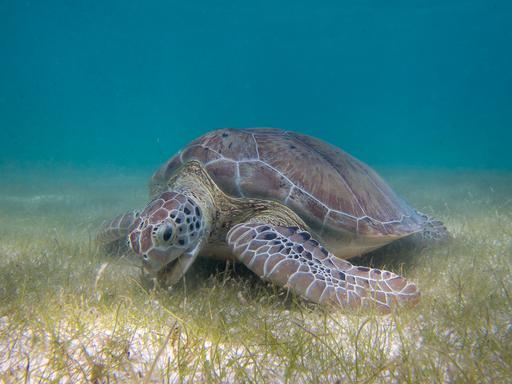
#> input picture models-master/research/nst_blogpost/Green_Sea_Turtle_grazing_seagrass.jpg, 512 x 384 px, given in place of Comp 7.mp4, which was not available
$ jupyter execute --allow-errors '1.2 Customized Object Detection - Video.ipynb'   (shell and % lines are left out)   (older library calls are emulated)
#> lines starting #> are read from the running program, lines starting #| are printed output that depends on the picture; after the words box and inside, x2 and y2 are one past the last pixel; in counts of white or black regions, pixels touching at a corner belong together; pictures that were not available may be replaced by others from this repository, and a replacement may not be noted
[cell 1]
import numpy as np
import os
import six.moves.urllib as urllib
import sys
import tarfile
import tensorflow as tf
import zipfile
import pathlib

from collections import defaultdict
from io import StringIO
from matplotlib import pyplot as plt
from PIL import Image
from IPython.display import display

from object_detection.utils import ops as utils_ops
from object_detection.utils import label_map_util
from object_detection.utils import visualization_utils as vis_util

[cell 2]
utils_ops.tf = tf.compat.v1
tf.gfile = tf.io.gfile

[cell 3]
def load_model(model_name):
#> further down, imgs is the input picture: shape (384, 512, 3); mean B, G, R 128.1, 126.6, 77.3
#> `img=cv2.resize(imgs,(480,340))`:
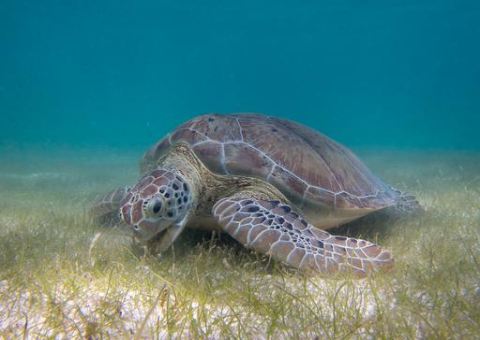
#> img: shape (340, 480, 3); mean B, G, R 128, 126.5, 77.2
#> `gray=cv2.cvtColor(img,cv2.COLOR_BGR2GRAY)`:
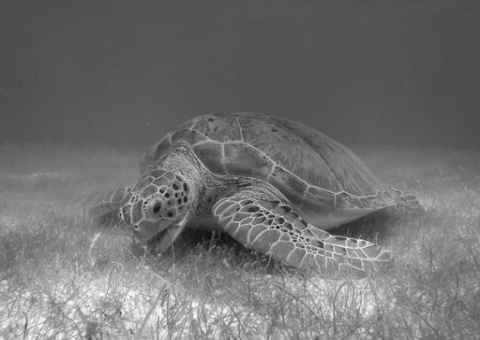
#> gray: shape (340, 480); min 8, max 252, mean 111.9
#> `blur=cv2.blur(gray,(5,5))`:
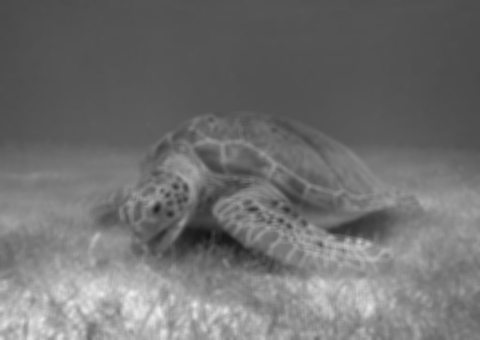
#> blur: shape (340, 480); min 20, max 237, mean 111.9
#> `conv=cv2.filter2D(blur,-1,kernel)`:
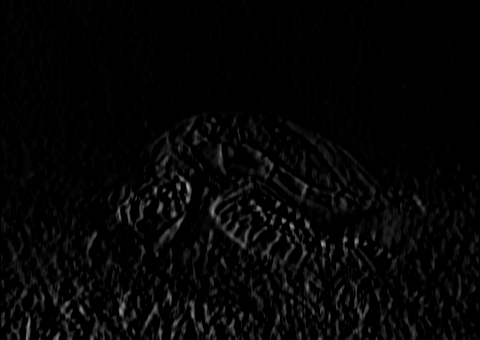
#> conv: shape (340, 480); min 0, max 169, mean 5.5
#> `img[:,fcx]=(0,255,0)`:
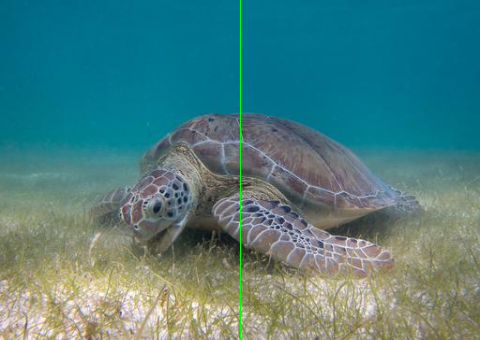
#> img: shape (340, 480, 3); 0.21% of pixels changed, all inside (x1, y1, x2, y2) = (240, 0, 241, 340)
#> after the loop `for i in range(240):`: conv: shape (340, 480); 5.52% of pixels changed, all inside (x1, y1, x2, y2) = (1, 0, 228, 234)
#> after the loop `for i in range(240):`:
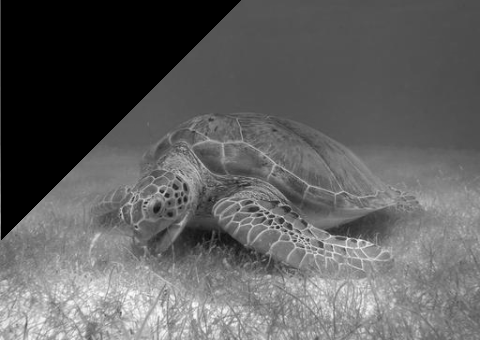
#> gray: shape (340, 480); 17.72% of pixels changed, all inside (x1, y1, x2, y2) = (1, 0, 241, 240)
#> `ret, thresh = cv2.threshold(conv, 50, 255, 0)`:
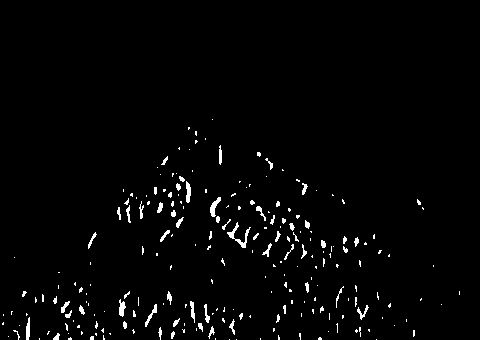
#> thresh: shape (340, 480); 2.1% white in thin lines or dots, all inside (x1, y1, x2, y2) = (2, 119, 460, 340)
#> `contours, hierarchy = cv2.findContours(thresh, cv2.RETR_TREE,cv2.CHAIN..`: contours = 229 contours, 203 with area under 20; largest, box (x1, y1, x2, y2) and area: (227, 222, 251, 248) 101, (210, 197, 221, 217) 74, (186, 181, 191, 203) 60, (119, 299, 126, 317) 60, (145, 304, 157, 327) 50
#> the loop `for cnt in contours:` made 229 passes
  base_url = 'http://download.tensorflow.org/models/object_detection/'
  model_file = model_name + '.tar.gz'
  model_dir = tf.keras.utils.get_file(
    fname=model_name,
    origin=base_url + model_file,
    untar=True)

  model_dir = pathlib.Path(model_dir)/"saved_model"

  model = tf.saved_model.load(str(model_dir))
  model = model.signatures['serving_default']

  return model

[cell 4]
PATH_TO_LABELS = 'object_detection/data/mscoco_label_map.pbtxt'
#> (the rest of this cell did not finish here and is left out)

[cell 5]
PATH_TO_TEST_IMAGES_DIR = pathlib.Path('object_detection/test_images')
TEST_IMAGE_PATHS = sorted(list(PATH_TO_TEST_IMAGES_DIR.glob("*.jpg")))
TEST_IMAGE_PATHS

[cell 6]
model_name = 'ssd_mobilenet_v1_coco_2017_11_17'
#> (the rest of this cell did not finish here and is left out)

[cell 7]
# [23 lines left out: function run_inference_for_single_image, not called in this run]

[cell 8]
# [15 lines left out: function show_inference, not called in this run]
    #return image_np

[cell 9]
from datetime import datetime

# [17 lines left out: function bicycle_detect, not called in this run]

[cell 10]
import cv2
import numpy as np
import tkinter

#line detection codes strt

x=100
video=cv2.VideoCapture(r'F:\research full codes\Samples\Comp 7.mp4')


width=480
fcx=width//2


kernel=np.array([[-1,0,1],
                 [-2,0,2],
                 [-1,0,1]],np.float)


#> (the rest of this cell did not finish here and is left out)
